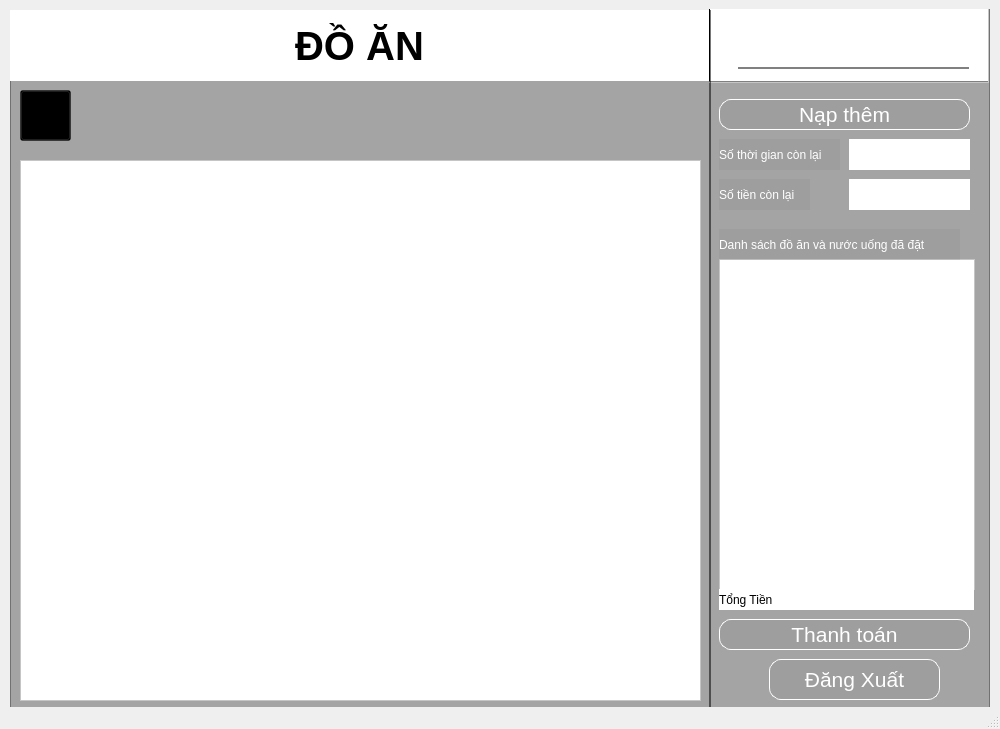
<?xml version="1.0" encoding="UTF-8"?>
<ui version="4.0">
 <class>MainWindow</class>
 <widget class="QMainWindow" name="MainWindow">
  <property name="geometry">
   <rect>
    <x>0</x>
    <y>0</y>
    <width>1000</width>
    <height>729</height>
   </rect>
  </property>
  <property name="windowTitle">
   <string>MainWindow</string>
  </property>
  <widget class="QWidget" name="centralwidget">
   <widget class="QFrame" name="frame_2">
    <property name="geometry">
     <rect>
      <x>709</x>
      <y>9</y>
      <width>281</width>
      <height>701</height>
     </rect>
    </property>
    <property name="styleSheet">
     <string notr="true">background-color:rgba(0,0,0,80)</string>
    </property>
    <property name="frameShape">
     <enum>QFrame::StyledPanel</enum>
    </property>
    <property name="frameShadow">
     <enum>QFrame::Raised</enum>
    </property>
    <widget class="QFrame" name="frame_3">
     <property name="geometry">
      <rect>
       <x>-1</x>
       <y>-1</y>
       <width>281</width>
       <height>75</height>
      </rect>
     </property>
     <property name="styleSheet">
      <string notr="true">border-bottom:2px solid gray;
background-color:white;
border-left:2px solid black;</string>
     </property>
     <property name="frameShape">
      <enum>QFrame::StyledPanel</enum>
     </property>
     <property name="frameShadow">
      <enum>QFrame::Raised</enum>
     </property>
     <widget class="QLabel" name="lb_tentk">
      <property name="geometry">
       <rect>
        <x>30</x>
        <y>20</y>
        <width>231</width>
        <height>41</height>
       </rect>
      </property>
      <property name="styleSheet">
       <string notr="true">color:black;
border-left:none;</string>
      </property>
      <property name="text">
       <string/>
      </property>
     </widget>
    </widget>
    <widget class="QLabel" name="label_3">
     <property name="geometry">
      <rect>
       <x>10</x>
       <y>130</y>
       <width>121</width>
       <height>31</height>
      </rect>
     </property>
     <property name="styleSheet">
      <string notr="true">color:white;
background-color: rgba(0,0,0,10);


</string>
     </property>
     <property name="text">
      <string>Số thời gian còn lại</string>
     </property>
    </widget>
    <widget class="QLabel" name="label_4">
     <property name="geometry">
      <rect>
       <x>10</x>
       <y>170</y>
       <width>91</width>
       <height>31</height>
      </rect>
     </property>
     <property name="styleSheet">
      <string notr="true">color:white;
background-color: rgba(0,0,0,10);</string>
     </property>
     <property name="text">
      <string>Số tiền còn lại</string>
     </property>
    </widget>
    <widget class="QPushButton" name="btn_dangxuat">
     <property name="geometry">
      <rect>
       <x>60</x>
       <y>650</y>
       <width>171</width>
       <height>41</height>
      </rect>
     </property>
     <property name="font">
      <font>
       <pointsize>16</pointsize>
      </font>
     </property>
     <property name="styleSheet">
      <string notr="true">border: 1px solid white;
color:white;
border-radius:12px;
color:white;
background-color: rgba(0,0,0,10);</string>
     </property>
     <property name="text">
      <string>Đăng Xuất</string>
     </property>
    </widget>
    <widget class="QLabel" name="lb_thoigianconlai">
     <property name="geometry">
      <rect>
       <x>140</x>
       <y>130</y>
       <width>121</width>
       <height>31</height>
      </rect>
     </property>
     <property name="styleSheet">
      <string notr="true">background-color:white;
color:black;</string>
     </property>
     <property name="text">
      <string/>
     </property>
    </widget>
    <widget class="QLabel" name="lb_tienconlai">
     <property name="geometry">
      <rect>
       <x>140</x>
       <y>170</y>
       <width>121</width>
       <height>31</height>
      </rect>
     </property>
     <property name="styleSheet">
      <string notr="true">background-color:white;
color:black;</string>
     </property>
     <property name="text">
      <string/>
     </property>
    </widget>
    <widget class="QTableWidget" name="tb_ds">
     <property name="geometry">
      <rect>
       <x>10</x>
       <y>250</y>
       <width>256</width>
       <height>331</height>
      </rect>
     </property>
     <property name="styleSheet">
      <string notr="true">color:black;
background-color:white;
</string>
     </property>
    </widget>
    <widget class="QLabel" name="label_5">
     <property name="geometry">
      <rect>
       <x>10</x>
       <y>220</y>
       <width>241</width>
       <height>31</height>
      </rect>
     </property>
     <property name="styleSheet">
      <string notr="true">color:white;
background-color: rgba(0,0,0,10);</string>
     </property>
     <property name="text">
      <string>Danh sách đồ ăn và nước uống đã đặt</string>
     </property>
    </widget>
    <widget class="QLabel" name="label_2">
     <property name="geometry">
      <rect>
       <x>10</x>
       <y>580</y>
       <width>111</width>
       <height>21</height>
      </rect>
     </property>
     <property name="styleSheet">
      <string notr="true">color:black;
background-color:white;
</string>
     </property>
     <property name="text">
      <string>Tổng Tiền</string>
     </property>
    </widget>
    <widget class="QLabel" name="lblTongTien">
     <property name="geometry">
      <rect>
       <x>120</x>
       <y>580</y>
       <width>145</width>
       <height>21</height>
      </rect>
     </property>
     <property name="styleSheet">
      <string notr="true">color:black;
background-color:white;
</string>
     </property>
     <property name="text">
      <string/>
     </property>
    </widget>
    <widget class="QPushButton" name="btn_thanhtoan">
     <property name="geometry">
      <rect>
       <x>10</x>
       <y>610</y>
       <width>251</width>
       <height>31</height>
      </rect>
     </property>
     <property name="font">
      <font>
       <pointsize>16</pointsize>
      </font>
     </property>
     <property name="styleSheet">
      <string notr="true">border: 1px solid white;
color:white;
border-radius:12px;
color:white;
background-color: rgba(0,0,0,10);</string>
     </property>
     <property name="text">
      <string>Thanh toán</string>
     </property>
    </widget>
    <widget class="QPushButton" name="btn_napthem">
     <property name="geometry">
      <rect>
       <x>10</x>
       <y>90</y>
       <width>251</width>
       <height>31</height>
      </rect>
     </property>
     <property name="font">
      <font>
       <pointsize>16</pointsize>
      </font>
     </property>
     <property name="styleSheet">
      <string notr="true">border: 1px solid white;
color:white;
border-radius:12px;
color:white;
background-color: rgba(0,0,0,10);</string>
     </property>
     <property name="text">
      <string>Nạp thêm</string>
     </property>
    </widget>
   </widget>
   <widget class="QFrame" name="frame">
    <property name="geometry">
     <rect>
      <x>10</x>
      <y>10</y>
      <width>701</width>
      <height>701</height>
     </rect>
    </property>
    <property name="styleSheet">
     <string notr="true">background-color: rgba(0,0,0,80);
</string>
    </property>
    <property name="frameShape">
     <enum>QFrame::StyledPanel</enum>
    </property>
    <property name="frameShadow">
     <enum>QFrame::Raised</enum>
    </property>
    <widget class="QLabel" name="label">
     <property name="geometry">
      <rect>
       <x>0</x>
       <y>0</y>
       <width>699</width>
       <height>71</height>
      </rect>
     </property>
     <property name="font">
      <font>
       <pointsize>30</pointsize>
       <weight>75</weight>
       <bold>true</bold>
      </font>
     </property>
     <property name="styleSheet">
      <string notr="true">background-color:#fff;
color:black;</string>
     </property>
     <property name="text">
      <string>ĐỒ ĂN</string>
     </property>
     <property name="alignment">
      <set>Qt::AlignCenter</set>
     </property>
    </widget>
    <widget class="QPushButton" name="btn_back">
     <property name="geometry">
      <rect>
       <x>10</x>
       <y>80</y>
       <width>51</width>
       <height>51</height>
      </rect>
     </property>
     <property name="text">
      <string/>
     </property>
     <property name="icon">
      <iconset>
       <normaloff>../Icon &amp; image/2203523_arrow_back_botton_left_icon.ico</normaloff>../Icon &amp; image/2203523_arrow_back_botton_left_icon.ico</iconset>
     </property>
     <property name="iconSize">
      <size>
       <width>40</width>
       <height>40</height>
      </size>
     </property>
    </widget>
    <widget class="QScrollArea" name="scrollArea">
     <property name="geometry">
      <rect>
       <x>10</x>
       <y>150</y>
       <width>681</width>
       <height>541</height>
      </rect>
     </property>
     <property name="styleSheet">
      <string notr="true">color:black;
background-color:white;
</string>
     </property>
     <property name="widgetResizable">
      <bool>true</bool>
     </property>
     <widget class="QWidget" name="scrollAreaWidgetContents">
      <property name="geometry">
       <rect>
        <x>0</x>
        <y>0</y>
        <width>679</width>
        <height>539</height>
       </rect>
      </property>
     </widget>
    </widget>
   </widget>
  </widget>
  <widget class="QMenuBar" name="menubar">
   <property name="geometry">
    <rect>
     <x>0</x>
     <y>0</y>
     <width>1000</width>
     <height>24</height>
    </rect>
   </property>
  </widget>
  <widget class="QStatusBar" name="statusbar"/>
 </widget>
 <resources/>
 <connections/>
</ui>
